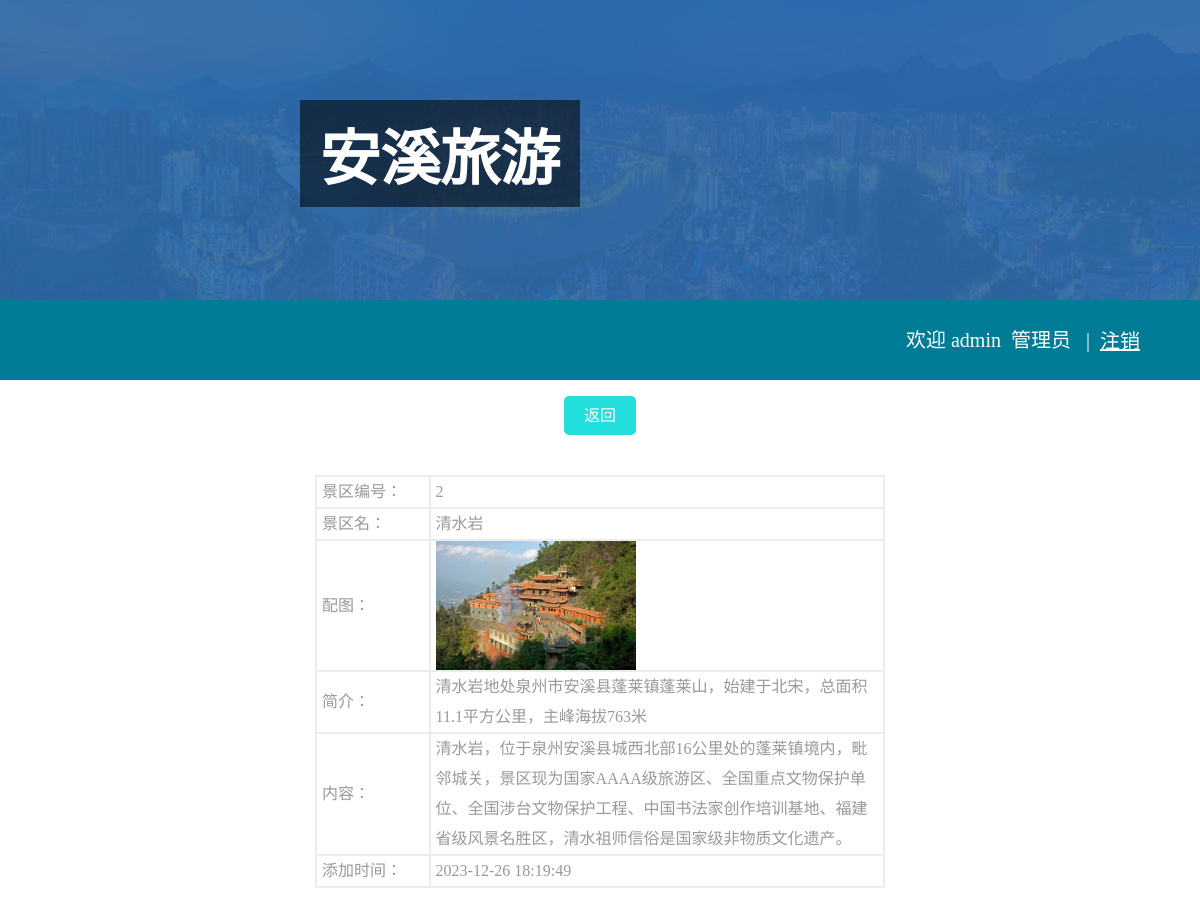
Page /admin.php?a=detilS&id=2 (signed in) on the committed database.
### tables this page shows
CREATE TABLE `picture` (
  `id` int(11) NOT NULL COMMENT 'id自增',
  `name` varchar(20) NOT NULL COMMENT '标题',
  `pics` varchar(100) NOT NULL COMMENT '配图',
  `sinfo` varchar(200) NOT NULL COMMENT '简介',
  `content` varchar(255) NOT NULL COMMENT '内容体',
  `createTime` datetime NOT NULL COMMENT '添加时间'
);

### admin.php (the view, shortened to what this page needs)
<html>
<head>
<link rel="stylesheet" type="text/css" href="css/style.css">
</head>
<body>
<div class="admin">
  <div class="bgimg"> <img src="images/timg.jpg" width="100%" height="100%"/> </div>
  <div class="bgbr"> </div>
  <div id="body">
    <div class="userinfo"> 欢迎 <?php echo $_SESSION['admin_user'];?>&nbsp;&nbsp;管理员 &nbsp;
      | <a class="logout" href="dologin.php?a=logout">注销</a> </div>
    <h1>安溪旅游</h1>
    <?php
                if($_GET['a'] == 'editS' || $_GET['a'] == 'detilS' ) {
                    ?>
    <div class="sysChange">
      <ul>
        <a href="admin.php?a=picture">
        <li>返回</li>
        </a>
      </ul>
    </div>
    <?php
                }
            ?>
    <div class="content">
      <div id="detilS">
        <?php
                    if($_GET['a'] == 'detilS'){
                        $link = @mysqli_connect(HOST,USER,PASS) or die("数据库连接失败");
                        mysqli_select_db($link,DBNAME);
                        mysqli_set_charset($link,"utf8");
                        $sql = "select * from picture where id=".$_GET['id'];
                        $result = mysqli_query($link,$sql);
                        @$row = mysqli_fetch_assoc($result);
                        ?>
        <table width="100%" border="0" cellspacing="0" align="center" cellpadding="0" class="searchmain">
          <tr>
            <td align="left" valign="top"><table width="60%" border="0" cellspacing="0" cellpadding="0" class="main-tab class80">
                <tr>
                  <td align="left" valign="middle" class="borderright" width="20%">景区编号：</td>
                  <td align="left" valign="middle" class="borderright"><?php echo $row['id'];?></td>
                </tr>
                <tr>
                  <td align="left" valign="middle" class="borderright" width="20%">景区名：</td>
                  <td align="left" valign="middle" class="borderright"><?php echo $row['name'];?></td>
                </tr>
                <tr>
                  <td align="left" valign="middle" class="borderright">配图：</td>
                  <td align="left" valign="middle" class="borderright"><img src="<?php echo $row['pics'];?>" class="xpic"></td>
                </tr>
                <tr>
                  <td align="left" valign="middle" class="borderright">简介：</td>
                  <td align="left" valign="middle" class="borderright"><?php echo $row['sinfo'];?></td>
                </tr>
                <tr>
                  <td align="left" valign="middle" class="borderright">内容：</td>
                  <td align="left" valign="middle" class="borderright"><?php echo $row['content'];?></td>
                </tr>
                <tr>
                  <td align="left" valign="middle" class="borderright" width="180">添加时间：</td>
                  <td align="left" valign="middle" class="borderright"><?php echo $row['createTime'];?></td>
                </tr>
              </table>
              </form></td>
          </tr>
        </table>
        <?php
                    }
                    ?>
      </div>
    </div>
  </div>
</div>
</body>
</html>

### css/style.css (style rules this page uses)
body { margin: 0; padding: 0; color: #999; }
a { color: #666; }
h1, h2, h3, h4, h5, h6 { margin-top: 0; }
img { vertical-align: bottom; }
.userinfo { padding: 16px 30px; text-align: right; line-height: 50px; }
.admin .bgimg { width: 100%; height: 300px; background-color: #445555; position: absolute; left: 0px; top: 0px; }
.admin .bgbr { width: 100%; height: 300px; }
.admin #body { width: 100%; text-align: center; }
.admin #body h1 { position: absolute; top: 100px; font-size: 60px; left: 300px; color: #fff; text-align: center; background-color: #0000008c; padding: 10px 20px; }
.admin .userinfo { padding: 20px 50px; line-height: 40px; font-size: 20px; background-color: #007c96; color: #fff; }
.admin .logout { float: right; padding: 1px 10px; color: #fff; border-radius: 5px; }
.admin .sysChange { margin: 10px; }
.admin .sysChange ul { padding: 0; }
.admin .sysChange li { list-style: none; line-height: 39px; display: inline-block; padding: 0 20px; background-color: #22dedc; border-radius: 5px; color: #fff; }
.admin .content { width: 80%; margin: 40px auto; }
.admin .content td { line-height: 30px; padding: 0 5px; }
.admin .borderright { border:1px solid #ebebeb; }
.admin .xpic { width: 200px; height: 129px; }
.admin .class80 { margin: 0 auto; border:1px solid #ebebeb; }

### rows in the picture
picture: id "2", name "清水岩", pics (picture), sinfo "清水岩地处泉州市安溪县蓬莱镇蓬莱山，始建于北宋，总面积11.1平方公里，主峰海拔763米", content "清水岩，位于泉州安溪县城西北部16公里处的蓬莱镇境内，毗邻城关，景区现为国家AAAA级旅游区、全国重点文物保护单位、全国涉台文物保护工程、中国书法家创作培训基地、福建省级风景名胜区，清水祖师信俗是国家级非物质文化遗产。", createTime "2023-12-26 18:19:49"

### other values in the picture
$_SESSION['admin_user'] "admin"
